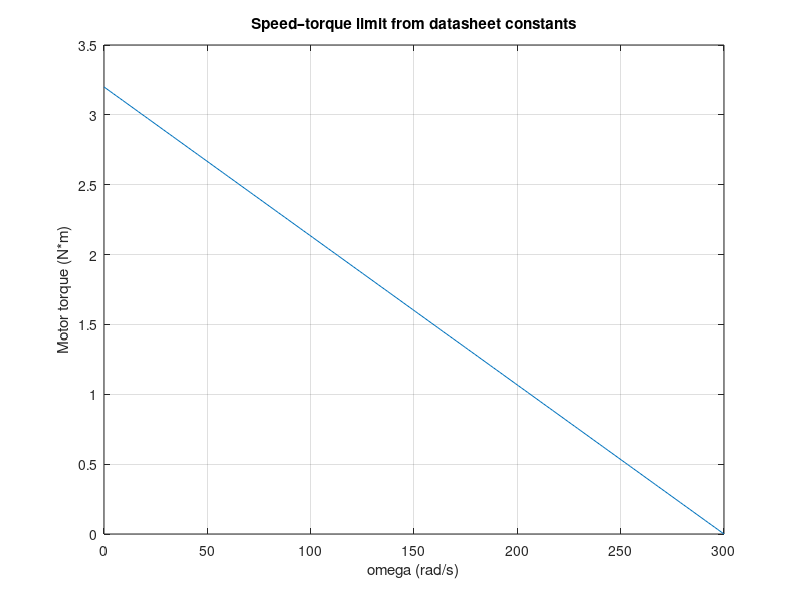

Recreate this plot in MATLAB.

Kt = 0.08;   % N*m/A
Ke = 0.08;   % V*s/rad
R  = 0.6;    % Ohm
Vmax = 24;   % V

w = linspace(0, 300, 200); % rad/s
M = (Kt/R) * (Vmax - Ke*w); % torque line

figure; plot(w, M);
xlabel('omega (rad/s)'); ylabel('Motor torque (N*m)');
title('Speed–torque limit from datasheet constants');
grid on;
      
